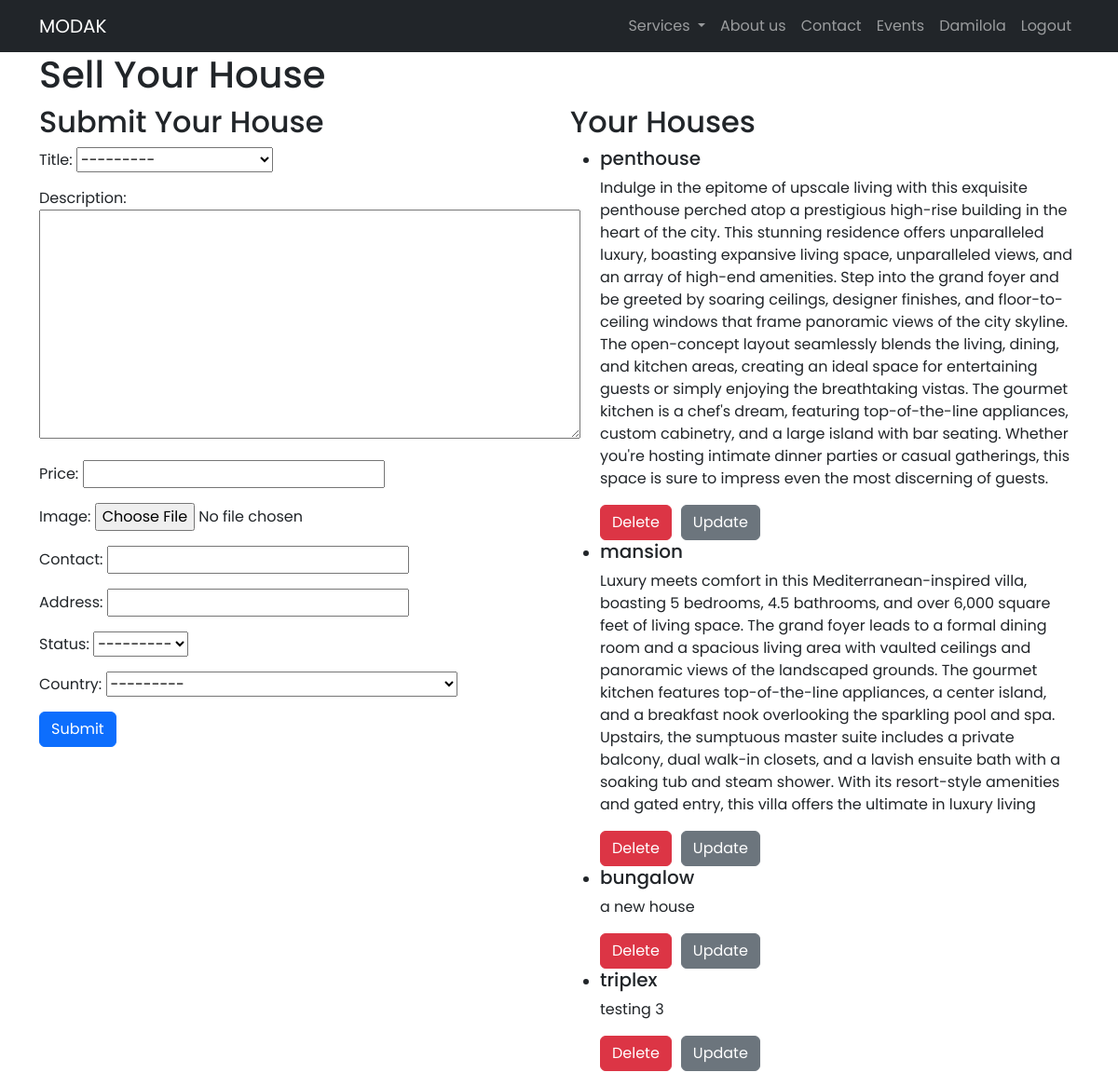
The app's page /sell/ (signed in) with its own data.
### listings/models.py (models this page shows, shortened)
class House(models.Model):
    HOUSE_CHOICES = (
        ('single_family_detached', 'Single-family detached'),
        ('bungalow', 'Bungalow'),
        ('ranch_style', 'Ranch-style'),
        ('cottage', 'Cottage'),
        ('apartment', 'Apartment'),
        ('duplex', 'Duplex'),
        ('triplex', 'Triplex'),
        ('penthouse', 'Penthouse'),
        ('terrace_house', 'Terrace House'),
        ('studio_apartment', 'Studio Apartment'),
        ('semi_detached', 'Semi-detached'),
        ('mansion', 'Mansion'),
    )
    STATUS_CHOICES = (
        ('rent', 'For Rent'),
        ('sale', 'For Sale'),
    )
    title = models.CharField(max_length=100, choices=HOUSE_CHOICES)
    description = models.TextField()
    price = models.DecimalField(max_digits=10, decimal_places=2)
    contact = models.CharField(max_length=100)
    address = models.CharField(max_length=255)
    status = models.CharField(max_length=10, choices=STATUS_CHOICES)
    image = models.ImageField(upload_to='images/')
    image_url = models.URLField(blank=True)  # I added this Field to store the URL of the image in S3
    user = models.ForeignKey(User, on_delete=models.CASCADE)
    country = CountryField(default='Ireland')

### listings/views.py (the view)
# urls.py: path('sell/', views.sell_house, name='sell_house'),
@login_required
def sell_house(request):
    houses = House.objects.all()
    if request.method == 'POST':
        form = HouseForm(request.POST, request.FILES)
        if form.is_valid():
            house = form.save(commit=False)
            house.user = request.user
            house.save()  # Saved the house object to generate a primary key
            s3 = boto3.client('s3')
            bucket_name = 'x23212365-my-newtest-bucket'
            object_name = f'{house.image.name}'
            s3.upload_fileobj(house.image, bucket_name, object_name)
            house.image_url = f'https://{bucket_name}.s3.amazonaws.com/{object_name}'
            house.save()
            return redirect('homepage')  # Redirect to homepage after successful submission
    else:
        form = HouseForm()
    houses = House.objects.filter(user=request.user)
    return render(request, 'listings/sell_house.html', {'form': form ,'houses': houses})

### listings/forms.py
class HouseForm(forms.ModelForm):
    country = CountryField().formfield()
    class Meta:
        model = House
        fields = ['title', 'description', 'price','image','contact', 'address', 'status','country']

### templates/listings/sell_house.html (shortened to what this page needs)
{% extends 'base.html' %}
{% load static %}
{% block content %}
<div class="container">
    <h1>Sell Your House</h1>
    <div class="row">
        <div class="col-md-6">
            <h2>Submit Your House</h2>
            <form method="post" enctype="multipart/form-data">
                {{ form.as_p }}
                <button type="submit" class="btn btn-primary">Submit</button>
            </form>
        </div>
        <div class="col-md-6">
            <h2>Your Houses</h2>
            {% if houses %}
                <ul>
                    {% for house in houses %}
                    <li>
                        <h5>{{ house.title }}</h5>
                        <p>{{ house.description }}</p>
                        <div style="display: flex; flex-direction:row; gap:10px;">
                             <form method="post" action="{% url 'delete_house' house.id %}">
                                <button type="submit" class="btn btn-danger">Delete</button>
                            </form>
                         <a href="{% url 'update_house' house.id %}" class="btn btn-secondary">Update</a>
                        </div>
                    </li>
                    {% endfor %}
                </ul>
            {% else %}
                <p>No houses submitted yet.</p>
            {% endif %}
        </div>
    </div>
</div>
{% endblock %}

### templates/base.html (shortened to what this page needs)
{% load static %}
<!DOCTYPE html>
<html lang="en">
<head>
    <link href="https://cdn.jsdelivr.net/npm/bootstrap@5.3.3/dist/css/bootstrap.min.css" rel="stylesheet">
<body style="font-family:'poppins', sans-serif;">
     {% include 'listings/header.html' %}
    {% block content %}
    {% endblock %}
</body>
</html>

### templates/listings/header.html (shortened to what this page needs)
<header class="navbar navbar-expand-lg navbar-dark bg-dark">
    <div class="container">
        <a class="navbar-brand" href="/">MODAK</a>
        <div class="collapse navbar-collapse justify-content-end" id="navbarNav">
            <ul class="navbar-nav ml-auto">
                <li class="nav-item dropdown">
                  <a class="nav-link dropdown-toggle" href="#" role="button" data-bs-toggle="dropdown" aria-expanded="false">
                       Services
                  </a>
                </li>
                <li class="nav-item">
                    <a class="nav-link" href="#">About us</a>
                </li>
                 <li class="nav-item">
                    <a class="nav-link" href="#">Contact</a>
                </li>
                <li class="nav-item">
                    <a class="nav-link" href="#">Events</a>
                </li>
         {% if user.is_authenticated %}
                    <li class="nav-item">
                        <a class="nav-link" href="#">{{ user.username }}</a>
                    </li>
                    <li class="nav-item">
                        <a class="nav-link" href="{% url 'account_logout' %}">Logout</a>
                    </li>
                {% else %}
                    <li class="nav-item">
                        <a class="nav-link" href="{% url 'account_login' %}">Login</a>
                    </li>
                {% endif %}
            </ul>
        </div>
    </div>
</header>

### records on screen
House: title "penthouse", description "Indulge in the epitome of upscale living with this exquisite penthouse perched atop a prestigious high-rise building in the heart of the city. This stunning residence offers unparalleled luxury, boasting expansive living space, unparalleled views, and an array of high-end amenities. Step into the grand foyer and be greeted by soaring ceilings, designer finishes, and floor-to-ceiling windows that frame panoramic views of the city skyline. The open-concept layout seamlessly blends the living, dining, and kitchen areas, creating an ideal space for entertaining guests or simply enjoying the breathtaking vistas. The gourmet kitchen is a chef's dream, featuring top-of-the-line appliances, custom…"
House: title "mansion", description "Luxury meets comfort in this Mediterranean-inspired villa, boasting 5 bedrooms, 4.5 bathrooms, and over 6,000 square feet of living space. The grand foyer leads to a formal dining room and a spacious living area with vaulted ceilings and panoramic views of the landscaped grounds. The gourmet kitchen features top-of-the-line appliances, a center island, and a breakfast nook overlooking the sparkling pool and spa. Upstairs, the sumptuous master suite includes a private balcony, dual walk-in closets, and a lavish ensuite bath with a soaking tub and steam shower. With its resort-style amenities and gated entry, this villa offers the ultimate in luxury living"
House: title "bungalow", description "a new house"
House: title "triplex", description "testing 3"

### other values on screen
{{ user.username }} "Damilola"
